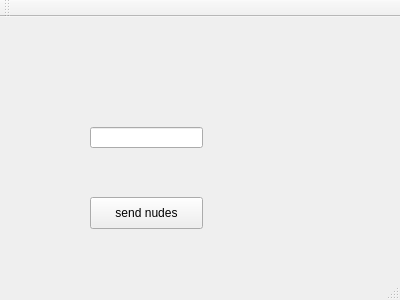
<?xml version="1.0" encoding="UTF-8"?>
<ui version="4.0">
 <class>MainWindow</class>
 <widget class="QMainWindow" name="MainWindow">
  <property name="geometry">
   <rect>
    <x>0</x>
    <y>0</y>
    <width>400</width>
    <height>300</height>
   </rect>
  </property>
  <property name="windowTitle">
   <string>MainWindow</string>
  </property>
  <widget class="QWidget" name="centralWidget">
   <widget class="QPushButton" name="pushButton">
    <property name="geometry">
     <rect>
      <x>90</x>
      <y>180</y>
      <width>113</width>
      <height>32</height>
     </rect>
    </property>
    <property name="text">
     <string>send nudes</string>
    </property>
   </widget>
   <widget class="QLineEdit" name="lineEdit">
    <property name="geometry">
     <rect>
      <x>90</x>
      <y>110</y>
      <width>113</width>
      <height>21</height>
     </rect>
    </property>
   </widget>
  </widget>
  <widget class="QMenuBar" name="menuBar">
   <property name="geometry">
    <rect>
     <x>0</x>
     <y>0</y>
     <width>400</width>
     <height>22</height>
    </rect>
   </property>
  </widget>
  <widget class="QToolBar" name="mainToolBar">
   <attribute name="toolBarArea">
    <enum>TopToolBarArea</enum>
   </attribute>
   <attribute name="toolBarBreak">
    <bool>false</bool>
   </attribute>
  </widget>
  <widget class="QStatusBar" name="statusBar"/>
 </widget>
 <layoutdefault spacing="6" margin="11"/>
 <resources/>
 <connections/>
</ui>
